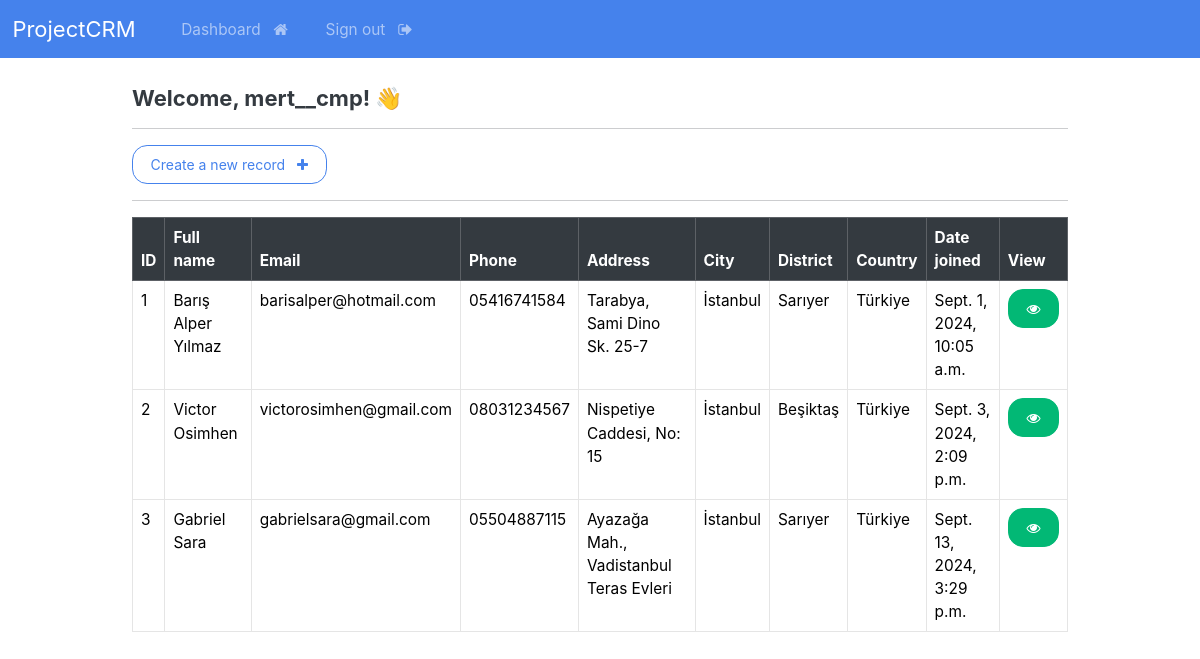
The app's page /dashboard (signed in) with its own data.
### crmapp/models.py (models this page shows, shortened)
class Record(models.Model):
    creation_date = models.DateTimeField(auto_now_add=True)
    first_name = models.CharField(max_length=50)
    last_name = models.CharField(max_length=50)
    email = models.CharField(max_length=100)
    phone = models.CharField(max_length=20)
    address = models.CharField(max_length=300)
    city = models.CharField(max_length=50)
    district = models.CharField(max_length=50)
    country = models.CharField(max_length=50)

### crmapp/views.py (the view)
# urls.py: path('dashboard', views.dashboard, name="dashboard"),
@login_required(login_url='my-login')
def dashboard(request):
    my_records = Record.objects.all()
    context = {'records': my_records}
    return render(request, 'crmapp/dashboard.html', context=context)

### crmapp/templates/crmapp/dashboard.html
{% extends "crmapp/base.html" %}
{% block content %}
    <h5> Welcome, {{user}}! 👋 </h5>
    <hr>
    <a class="btn btn-outline-primary btn-md" href="{% url 'create-record' %}">
        Create a new record &nbsp; <i class="fa fa-plus" aria-hidden="true"></i>
    </a>
    <hr>
    <div class="table-responsive">
        <table class="table table-hover table-bordered">
            <thead class="table-dark">
                <tr>
                    <th scope ="col"> ID </th>
                    <th scope ="col"> Full name </th>
                    <th scope ="col"> Email </th>
                    <th scope ="col"> Phone </th>
                    <th scope ="col"> Address </th>
                    <th scope ="col"> City </th>
                    <th scope ="col"> District </th>
                    <th scope ="col"> Country </th>
                    <th scope ="col"> Date joined </th>
                    <th scope="col"> View </th>
                </tr>
            </thead>
            <tbody>
            {% if records %}
                {% for record in records %}
                <tr>
                    <td> {{record.id}} </td>
                    <td> {{record.first_name}} {{record.last_name}} </td>
                    <td> {{record.email}} </td>
                    <td> {{record.phone}} </td>
                    <td> {{record.address}} </td>
                    <td> {{record.city}} </td>
                    <td> {{record.district}} </td>
                    <td> {{record.country}} </td>
                    <td> {{record.creation_date}} </td>
                    <td> <a href="{% url 'record' record.id %}" class="btn btn-success"> <i class="fa fa-eye" aria-hidden="true"></i> </a> </td>
                </tr>
                {% endfor %}
            {% endif %}
            </tbody>
        </table>
    </div>
{% endblock %}

### crmapp/templates/crmapp/base.html (shortened to what this page needs)
{% load static %}
<!DOCTYPE html>
<html>
  <head>
    <link
      rel="stylesheet"
      type="text/css"
      href="https://bootswatch.com/5/litera/bootstrap.min.css"
    />
    <link
      rel="stylesheet"
      type="text/css"
      href="{% static 'css/styles.css' %}"
    />
    <link
      rel="stylesheet"
      href="https://cdnjs.cloudflare.com/ajax/libs/font-awesome/4.7.0/css/font-awesome.min.css"
    />
  </head>
  <body>
    {% include "crmapp/navbar.html" %}
    <div class="container">
      <br>
      {% block content %}
      {% endblock %}
    </div>
  </body>
</html>

### crmapp/templates/crmapp/navbar.html (shortened to what this page needs)
<nav class="navbar navbar-expand-lg navbar-dark bg-primary justify-content-center">
    <a class="navbar-brand main-heading" href="{% url '' %}">
      &nbsp; ProjectCRM
    </a>
      <div class="collapse navbar-collapse text-center" id="navbarNavDropdown">
        <ul class="navbar-nav mr-auto">
          {% if user.is_authenticated %}
            <li class="nav-item">
              <a class="nav-link" href="{% url 'dashboard' %}">Dashboard &nbsp; <i class="fa fa-home" aria-hidden="true"></i> </a>
            </li>
            <li class="nav-item">
              <a class="nav-link" href="{% url 'user-logout' %}">Sign out &nbsp; <i class="fa fa-sign-out" aria-hidden="true"></i> </a>
            </li>
        </ul>
        {% endif %}
      </div>
  </nav>

### static/css/styles.css (style rules this page uses)
@media only screen and (min-width: 1024px) { body { font-size: 18px; } }
@media only screen and (min-width: 1024px) { .container { width: 80%; } }

### records on screen
Record: id "1", first_name "Barış Alper", last_name "Yılmaz", email "barisalper@hotmail.com", phone "05416741584", address "Tarabya, Sami Dino Sk. 25-7", city "İstanbul", district "Sarıyer", country "Türkiye", creation_date "Sept. 1, 2024, 10:05 a.m."
Record: id "2", first_name "Victor", last_name "Osimhen", email "victorosimhen@gmail.com", phone "08031234567", address "Nispetiye Caddesi, No: 15", city "İstanbul", district "Beşiktaş", country "Türkiye", creation_date "Sept. 3, 2024, 2:09 p.m."
Record: id "3", first_name "Gabriel", last_name "Sara", email "gabrielsara@gmail.com", phone "05504887115", address "Ayazağa Mah., Vadistanbul Teras Evleri", city "İstanbul", district "Sarıyer", country "Türkiye", creation_date "Sept. 13, 2024, 3:29 p.m."

### other values on screen
{{ user }} "mert__cmp"
